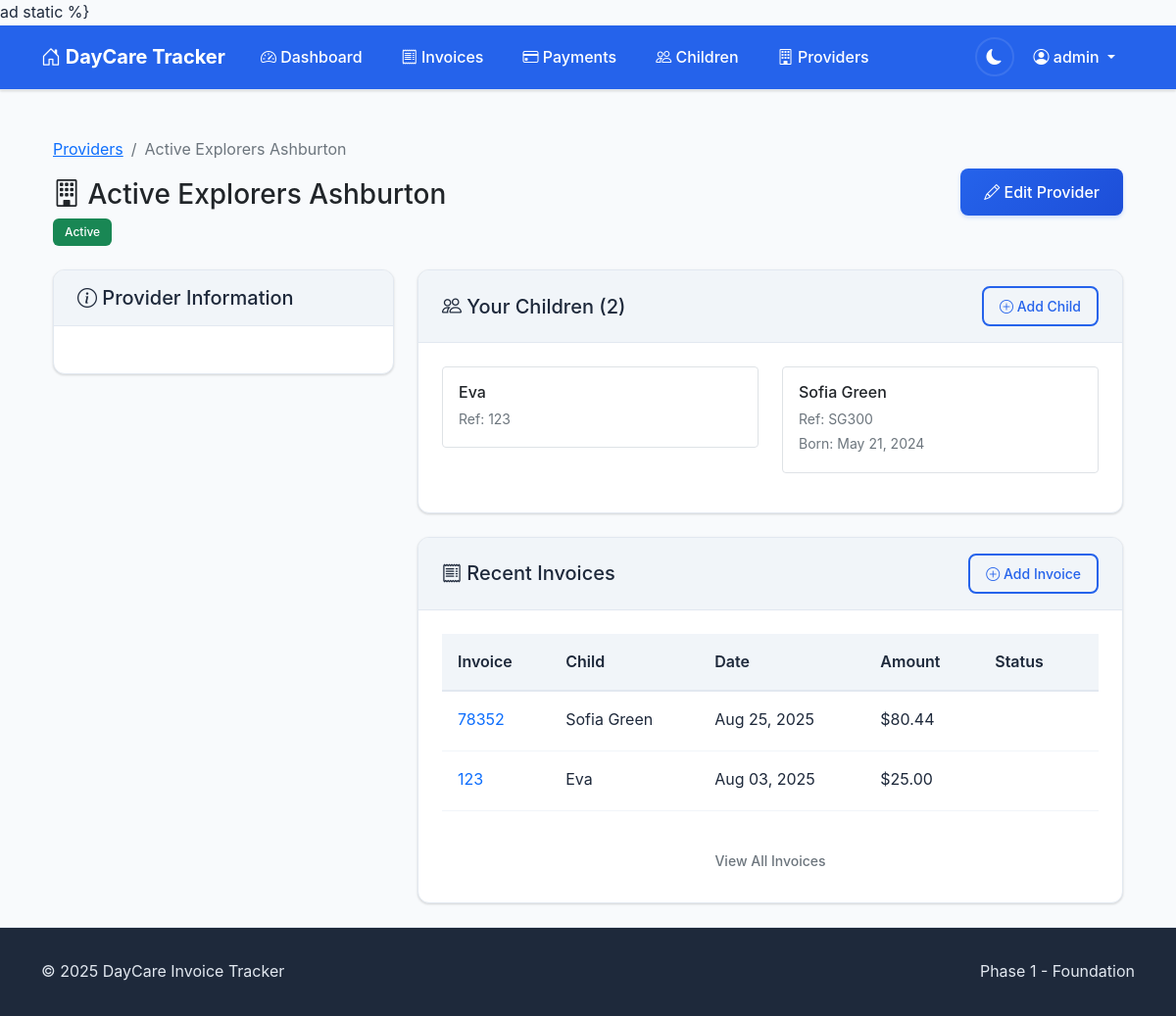
/providers/2/ (signed in), run on the app's committed database.
### accounts/models.py (models this page shows, shortened)
class CustomUser(AbstractUser):
    email = models.EmailField(unique=True)
    phone_number = models.CharField(max_length=15, blank=True)
    notification_preferences = models.JSONField(
        default=dict,
        help_text="User preferences for email/SMS notifications"
    )
    created_at = models.DateTimeField(auto_now_add=True)
    updated_at = models.DateTimeField(auto_now=True)

### invoices/models.py (models this page shows, shortened)
class DaycareProvider(models.Model):
    name = models.CharField(max_length=200)
    address = models.TextField(blank=True)
    phone = models.CharField(max_length=20, blank=True)
    email = models.EmailField(blank=True)
    license_number = models.CharField(max_length=50, blank=True)
    gst_number = models.CharField(max_length=20, blank=True)
    bank_details = models.TextField(blank=True)
    email_addresses = models.JSONField(
        default=default_list,
        blank=True,
        help_text="Known email addresses for automatic invoice detection"
    )
    email_subject_patterns = models.JSONField(
        default=default_list,
        blank=True,
        help_text="Email subject patterns to identify invoices"
    )
    is_active = models.BooleanField(default=True)
    created_at = models.DateTimeField(auto_now_add=True)
    updated_at = models.DateTimeField(auto_now=True)
    class Meta:
        ordering = ['name']

class Child(models.Model):
    user = models.ForeignKey(User, on_delete=models.CASCADE, related_name='children')
    name = models.CharField(max_length=100)
    reference_number = models.CharField(max_length=20)
    date_of_birth = models.DateField(null=True, blank=True)
    daycare_provider = models.ForeignKey(DaycareProvider, on_delete=models.CASCADE, related_name='children')
    is_active = models.BooleanField(default=True)
    created_at = models.DateTimeField(auto_now_add=True)
    updated_at = models.DateTimeField(auto_now=True)
    class Meta:
        ordering = ['name']
        unique_together = ['user', 'reference_number', 'daycare_provider']

class Invoice(models.Model):
    PAYMENT_STATUS_CHOICES = [
        ('unpaid', 'Unpaid'),
        ('partial', 'Partially Paid'),
        ('paid', 'Paid'),
        ('overdue', 'Overdue'),
    ]
    child = models.ForeignKey(Child, on_delete=models.CASCADE, related_name='invoices')
    invoice_reference = models.CharField(max_length=50)
    period_start = models.DateField()
    period_end = models.DateField()
    issue_date = models.DateField()
    due_date = models.DateField(null=True, blank=True)
    original_amount = models.DecimalField(max_digits=10, decimal_places=2)
    discount_percentage = models.DecimalField(max_digits=5, decimal_places=2, default=Decimal('0.00'))
    discount_amount = models.DecimalField(max_digits=10, decimal_places=2, default=Decimal('0.00'))
    previous_balance = models.DecimalField(
        max_digits=10,
        decimal_places=2,
        default=Decimal('0.00'),
        help_text="Previous unpaid balance carried forward"
    )
    week_amount_due = models.DecimalField(
        max_digits=10,
        decimal_places=2,
        default=Decimal('0.00'),
        help_text="Amount due for this week only (excluding previous balance)"
    )
    total_amount_due = models.DecimalField(
        max_digits=10,
        decimal_places=2,
        default=Decimal('0.00'),
        help_text="Total amount due including previous balance"
    )
    amount_due = models.DecimalField(
        max_digits=10,
        decimal_places=2,
        help_text="Legacy field - use total_amount_due instead"
    )
    payment_status = models.CharField(max_length=10, choices=PAYMENT_STATUS_CHOICES, default='unpaid')
    fee_type = models.CharField(max_length=100, blank=True)
    pdf_file = models.FileField(upload_to='invoices/%Y/%m/', null=True, blank=True)
    extracted_from_email = models.BooleanField(default=False)
    email_message_id = models.CharField(max_length=255, blank=True)
    created_at = models.DateTimeField(auto_now_add=True)
    updated_at = models.DateTimeField(auto_now=True)
    class Meta:
        ordering = ['-issue_date']
        unique_together = ['child', 'invoice_reference']

### invoices/views.py (the view)
# urls.py: path('providers/<int:pk>/', views.ProviderDetailView.as_view(), name='provider_detail'),
class ProviderDetailView(LoginRequiredMixin, DetailView):
    model = DaycareProvider
    template_name = 'invoices/provider_detail.html'
    context_object_name = 'provider'
    def get_queryset(self):
        return DaycareProvider.objects.filter(
            children__user=self.request.user
        ).distinct()
    def get_context_data(self, **kwargs):
        context = super().get_context_data(**kwargs)
        provider = self.get_object()
        context['user_children'] = Child.objects.filter(
            user=self.request.user,
            daycare_provider=provider
        )
        context['invoices'] = Invoice.objects.filter(
            child__user=self.request.user,
            child__daycare_provider=provider
        ).select_related('child').order_by('-issue_date')[:10]
        return context

### templates/invoices/provider_detail.html (shortened to what this page needs)
{% extends 'base.html' %}
{% load static %}
{% block content %}
<div class="container-fluid py-4">
    <div class="row">
        <div class="col-12">
            <div class="d-flex justify-content-between align-items-center mb-4">
                <div>
                    <nav aria-label="breadcrumb">
                        <ol class="breadcrumb">
                            <li class="breadcrumb-item">
                                <a href="{% url 'invoices:provider_list' %}">Providers</a>
                            </li>
                            <li class="breadcrumb-item active">{{ provider.name }}</li>
                        </ol>
                    </nav>
                    <h2 class="h3 mb-0">
                        <i class="bi bi-building"></i>
                        {{ provider.name }}
                    </h2>
                    <span class="badge bg-{{ provider.is_active|yesno:'success,secondary' }} mt-2">
                        {{ provider.is_active|yesno:'Active,Inactive' }}
                    </span>
                </div>
                <div>
                    <a href="/admin/invoices/daycareprovider/{{ provider.pk }}/change/" class="btn btn-primary">
                        <i class="bi bi-pencil"></i>
                        Edit Provider
                    </a>
                </div>
            </div>
            <div class="row">
                <div class="col-lg-4 mb-4">
                    <div class="card">
                        <div class="card-header">
                            <h5 class="mb-0">
                                <i class="bi bi-info-circle"></i>
                                Provider Information
                            </h5>
                        </div>
                        <div class="card-body">
                        </div>
                    </div>
                </div>
                <div class="col-lg-8">
                    <div class="card mb-4">
                        <div class="card-header d-flex justify-content-between align-items-center">
                            <h5 class="mb-0">
                                <i class="bi bi-people"></i>
                                Your Children ({{ user_children.count }})
                            </h5>
                            <a href="{% url 'invoices:child_create' %}" class="btn btn-outline-primary btn-sm">
                                <i class="bi bi-plus-circle"></i>
                                Add Child
                            </a>
                        </div>
                        <div class="card-body">
                            {% if user_children %}
                            <div class="row">
                                {% for child in user_children %}
                                <div class="col-md-6 mb-3">
                                    <div class="border rounded p-3">
                                        <h6 class="mb-1">{{ child.name }}</h6>
                                        <small class="text-muted">
                                            Ref: {{ child.reference_number }}
                                        </small>
                                        {% if child.date_of_birth %}
                                        <br>
                                        <small class="text-muted">
                                            Born: {{ child.date_of_birth|date:"M d, Y" }}
                                        </small>
                                        {% endif %}
                                    </div>
                                </div>
                                {% endfor %}
                            </div>
                            {% else %}
                            <p class="text-muted mb-0">No children registered at this provider.</p>
                            {% endif %}
                        </div>
                    </div>
                    <div class="card">
                        <div class="card-header d-flex justify-content-between align-items-center">
                            <h5 class="mb-0">
                                <i class="bi bi-receipt"></i>
                                Recent Invoices
                            </h5>
                            <a href="{% url 'invoices:invoice_create' %}" class="btn btn-outline-primary btn-sm">
                                <i class="bi bi-plus-circle"></i>
                                Add Invoice
                            </a>
                        </div>
                        <div class="card-body">
                            {% if invoices %}
                            <div class="table-responsive">
                                <table class="table table-sm">
                                    <thead>
                                        <tr>
                                            <th>Invoice</th>
                                            <th>Child</th>
                                            <th>Date</th>
                                            <th>Amount</th>
                                            <th>Status</th>
                                        </tr>
                                    </thead>
                                    <tbody>
                                        {% for invoice in invoices %}
                                        <tr>
                                            <td>
                                                <a href="{% url 'invoices:invoice_detail' invoice.pk %}" class="text-decoration-none">
                                                    {{ invoice.invoice_reference }}
                                                </a>
                                            </td>
                                            <td>{{ invoice.child.name }}</td>
                                            <td>{{ invoice.issue_date|date:"M d, Y" }}</td>
                                            <td>${{ invoice.amount_due|floatformat:2 }}</td>
                                            <td>
                                                <span class="badge bg-{{ invoice.payment_status|default:'secondary' }}">
                                                </span>
                                            </td>
                                        </tr>
                                        {% endfor %}
                                    </tbody>
                                </table>
                            </div>
                            <div class="text-center mt-3">
                                <a href="{% url 'invoices:invoice_list' %}" class="btn btn-outline-secondary btn-sm">
                                    View All Invoices
                                </a>
                            </div>
                            {% else %}
                            <p class="text-muted mb-0">No invoices found for this provider.</p>
                            {% endif %}
                        </div>
                    </div>
                </div>
            </div>
        </div>
    </div>
</div>
{% endblock %}

### templates/base.html (shortened to what this page needs)
<!DOCTYPE html>
<html lang="en">
<head>
    <link href="https://cdn.jsdelivr.net/npm/bootstrap@5.1.3/dist/css/bootstrap.min.css" rel="stylesheet">
    <link rel="stylesheet" href="https://cdn.jsdelivr.net/npm/bootstrap-icons@1.7.2/font/bootstrap-icons.css">
    {% load static %}
    <link href="{% static 'css/main.css' %}" rel="stylesheet">
</head>
<body class="d-flex flex-column min-vh-100">
    <nav class="navbar navbar-expand-lg navbar-dark bg-primary">
        <div class="container">
            <a class="navbar-brand" href="{% url 'invoices:dashboard' %}">
                <i class="bi bi-house-door"></i>
                DayCare Tracker
            </a>
            <div class="collapse navbar-collapse" id="navbarNav">
                {% if user.is_authenticated %}
                <ul class="navbar-nav me-auto">
                    <li class="nav-item">
                        <a class="nav-link" href="{% url 'invoices:dashboard' %}">
                            <i class="bi bi-speedometer2"></i>
                            Dashboard
                        </a>
                    </li>
                    <li class="nav-item">
                        <a class="nav-link" href="{% url 'invoices:invoice_list' %}">
                            <i class="bi bi-receipt"></i>
                            Invoices
                        </a>
                    </li>
                    <li class="nav-item">
                        <a class="nav-link" href="{% url 'invoices:payment_list' %}">
                            <i class="bi bi-credit-card"></i>
                            Payments
                        </a>
                    </li>
                    <li class="nav-item">
                        <a class="nav-link" href="{% url 'invoices:child_list' %}">
                            <i class="bi bi-people"></i>
                            Children
                        </a>
                    </li>
                    <li class="nav-item">
                        <a class="nav-link" href="{% url 'invoices:provider_list' %}">
                            <i class="bi bi-building"></i>
                            Providers
                        </a>
                    </li>
                </ul>
                <ul class="navbar-nav">
                    <li class="nav-item d-flex align-items-center">
                        <button class="theme-toggle" id="themeToggle" aria-label="Toggle dark mode" title="Toggle theme">
                            <i class="bi bi-sun-fill" id="themeIcon"></i>
                        </button>
                    </li>
                    <li class="nav-item dropdown">
                        <a class="nav-link dropdown-toggle" href="#" id="navbarDropdown" role="button" data-bs-toggle="dropdown">
                            <i class="bi bi-person-circle"></i>
                            {{ user.username }}
                        </a>
                    </li>
                </ul>
                {% endif %}
            </div>
        </div>
    </nav>
    <main class="flex-grow-1">
        <div class="container mt-4">
            {% block content %}{% endblock %}
        </div>
    </main>
    <footer class="footer mt-auto">
        <div class="container">
            <div class="row">
                <div class="col-md-6">
                    <p class="mb-0">&copy; 2025 DayCare Invoice Tracker</p>
                </div>
                <div class="col-md-6 text-end">
                    <p class="mb-0">Phase 1 - Foundation</p>
                </div>
            </div>
        </div>
    </footer>
</body>
</html>

### data on the page
CustomUser: username "admin"
DaycareProvider: name "Active Explorers Ashburton", is_active "Active"
Child: name "Eva", reference_number "123"
Child: name "Sofia Green", reference_number "SG300", date_of_birth "May 21, 2024"
Invoice: invoice_reference "78352", child.name "Sofia Green", issue_date "Aug 25, 2025", amount_due "80.44"
Invoice: invoice_reference "123", child.name "Eva", issue_date "Aug 03, 2025", amount_due "25.00"

### other printed values
{{ user_children.count }} "2"
